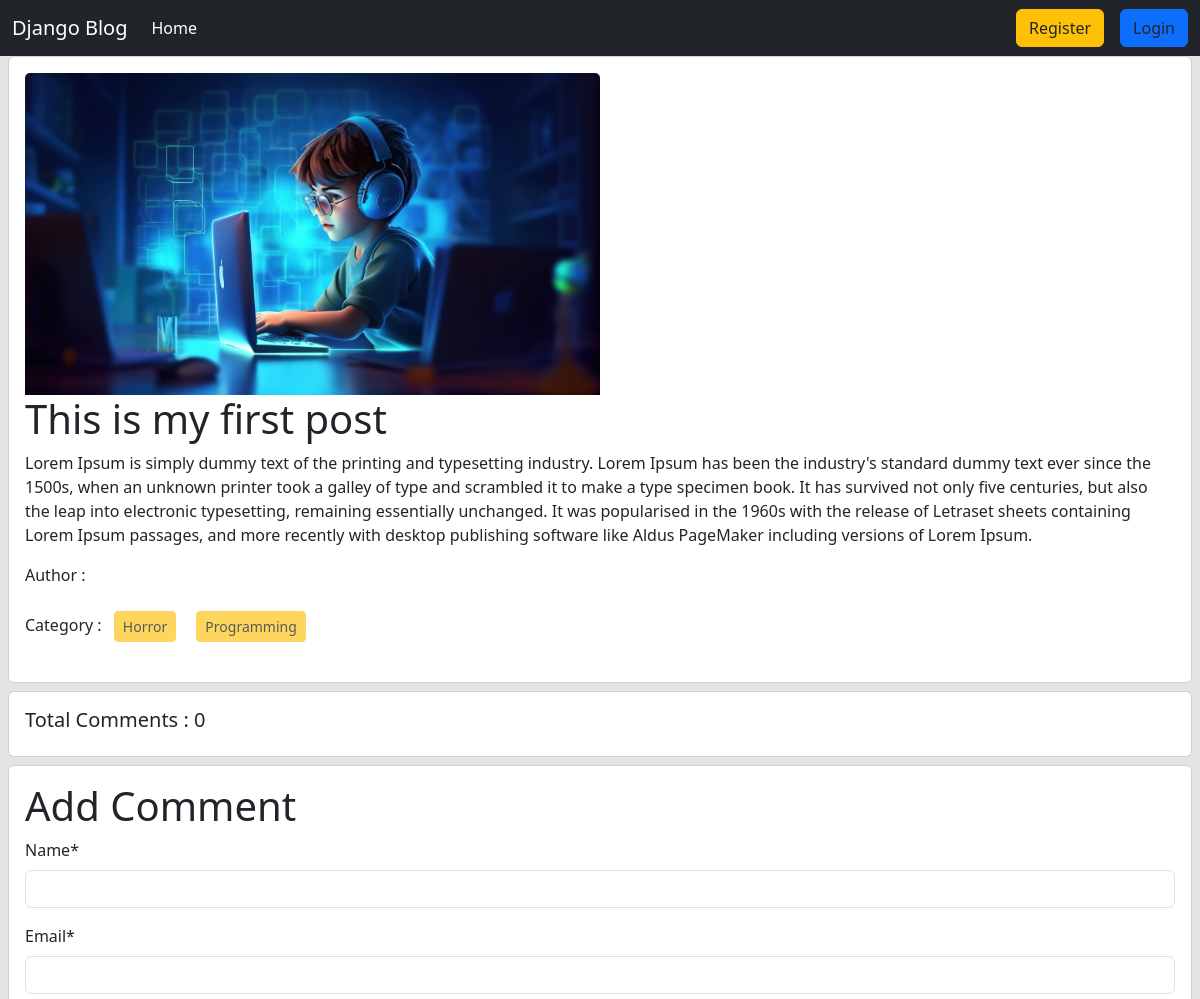
/post/details/1/ (upper part), run on an earlier commit of the app's database.
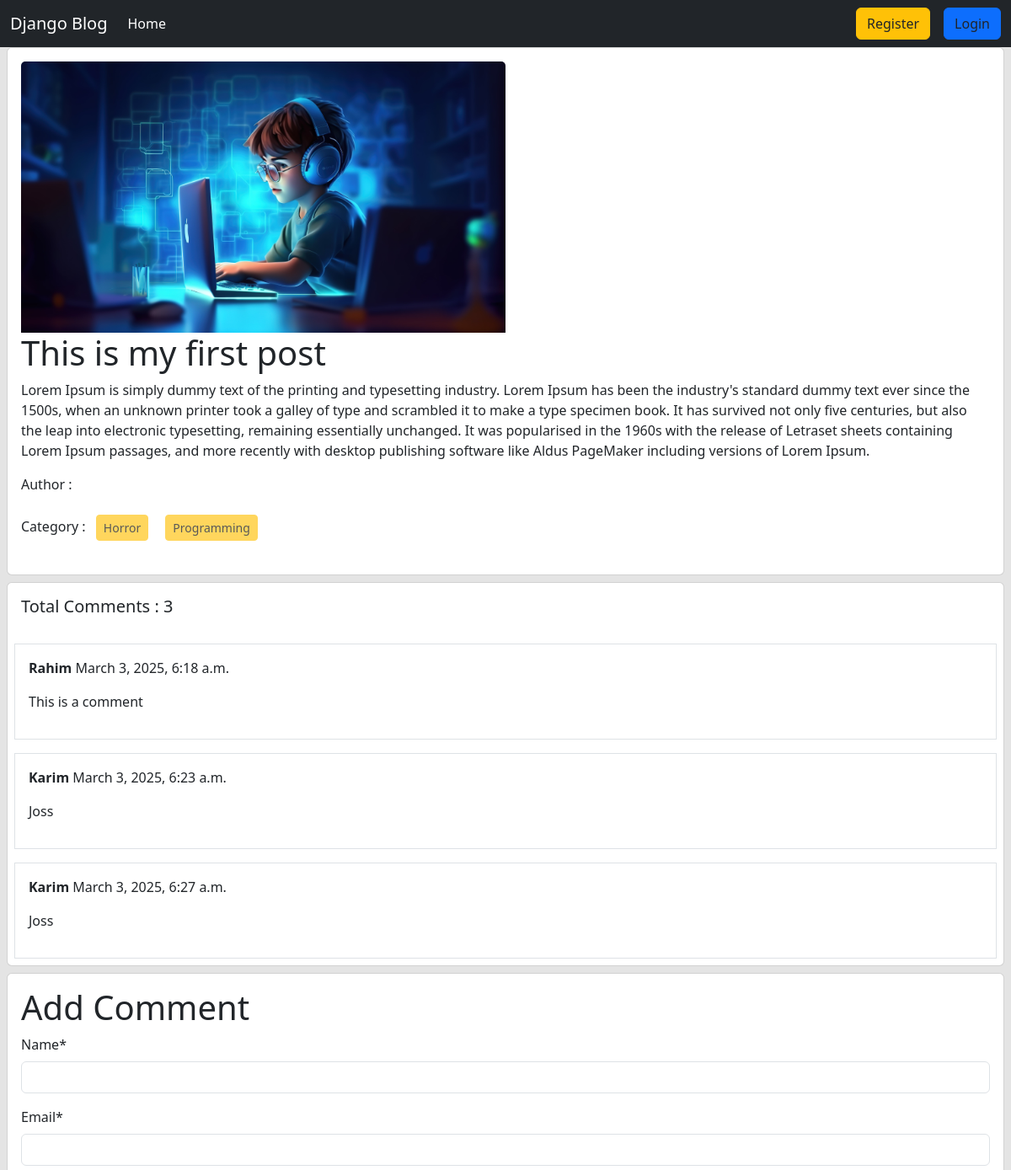
And on a later commit of the database.
### categories/models.py (models this page shows, shortened)
class Category(models.Model):
     name = models.CharField(max_length = 100)
     slug = models.SlugField(max_length = 100, unique = True, null = True, blank = True)

### posts/models.py (models this page shows, shortened)
class Comment(models.Model):
    post = models.ForeignKey(Post,on_delete=models.CASCADE, related_name = 'comments')
    name = models.CharField(max_length = 30)
    email = models.EmailField()
    body = models.TextField()
    created_on = models.DateTimeField(auto_now_add = True)  # jkhn e ei class er object toiri hobe sei time ta rekhe dibe

### posts/views.py (the view, shortened to what this page needs)
# urls.py: path('details/<int:id>/',views.DetailPostView.as_view(),name = 'detail_post'),
class DetailPostView(DetailView):
    model = models.Post
    pk_url_kwarg = 'id'
    template_name = 'post_details.html'
    def get_context_data(self, **kwargs):
        context = super().get_context_data(**kwargs)
        post = self.object   # post model er object ekhane store korlam
        comments = post.comments.all()
        comment_form = forms.CommentForm()
        context['comments'] = comments
        context['comment_form'] = comment_form
        return context

### posts/forms.py
class CommentForm(forms.ModelForm):
    class Meta:
        model = Comment
        fields = ['name', 'email', 'body']

### posts/templates/post_details.html (shortened to what this page needs)
{% extends 'base.html' %}
{% load crispy_forms_tags %}
{% block content %}
<div class="col-12">
    <div class="card mx-2">
      <div class="card-body">
        <img class="card-img-top" src="{{post.image.url}}" alt="Card image cap" style= "width : 50%;">
        <h1 class="card-title">{{post.title}}</h1>
        <p class="card-text">{{post.content}}</p>
        <p>Author : {{post.author.first_name}} {{post.author.last_name}}</p>
        <p>
          Category : {% for cat in post.category.all %}
          <button class="btn btn-warning btn-sm m-2" disabled>{{cat.name}}</button>
          {% endfor %}
        </p>
      </div>
    </div>
</div>
<div class="card m-2">
    <h5 class="p-3">Total Comments : {{comments | length}}</h5>
    {% for comment in comments %}
    <div class="card-body border m-2">
        <p><b>{{comment.name}}</b> {{comment.created_on}}</p>
        <p>{{comment.body}}</p>
    </div>
      {% endfor %}
  </div>
<div class="card m-2">
    <div class="card-body">
      <form method="post">
        <h1> Add Comment </h1>
    {{comment_form | crispy}}
    </form>
    </div>
</div>
{% endblock %}

What changed in the data, as far as the page shows it:
added Comment: name "Rahim", created_on "March 3, 2025, 6:18 a.m.", body "This is a comment"
added Comment: name "Karim", created_on "March 3, 2025, 6:23 a.m.", body "Joss"
added Comment: name "Karim", created_on "March 3, 2025, 6:27 a.m.", body "Joss"
Also different on the page:
{{ comments | length }}: "0" → "3"
